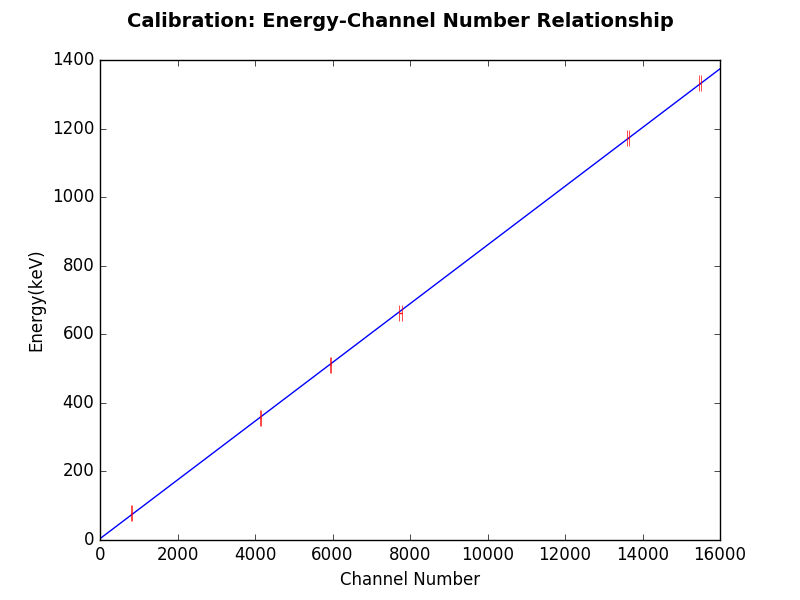

Reproduce this figure in Python.
# -*- coding: utf-8 -*-
import matplotlib.pyplot as plt
from math import *
import os
import numpy as np
from scipy.optimize import curve_fit

def energyConv(x, a, b):
    return a*x+b

script_dir = os.path.dirname(__file__) #<-- absolute dir the script is in
f = open(os.path.join(script_dir,'CalibrationData.txt'),'r');
caList = []

for line in f:
    temp = line.rstrip().split();
    temp = [float(elem) for elem in temp];
    caList.append(temp);
#print caList

yList = [term[0] for term in caList];
xList = [np.mean(term[1:]) for term in caList];
stdList = [np.std(term[1:]) for term in caList];
pointY = [term[0]  for term in caList for i in range(5)]
pointX = [term[i]  for term in caList for i in range(1,6)]

popt, pcov = curve_fit(energyConv, pointX, pointY);
[a, b] = popt;
perr = np.sqrt(np.diag(pcov))
#Plot data
plt.clf();
fig = plt.figure()
fig.suptitle('Calibration: Energy-Channel Number Relationship', fontsize=14, fontweight='bold')

x = np.arange(1,16000, 0.2);
plt.plot(x, a*x+b);
plt.xlabel('Channel Number')
plt.ylabel('Energy(keV)')
plt.errorbar(xList,yList, xerr=stdList, capsize =6 ,ecolor='r',fmt = 'none');
plt.show();
plt.savefig(os.path.join(script_dir,'calibration.png'))

print popt, perr
f.close();